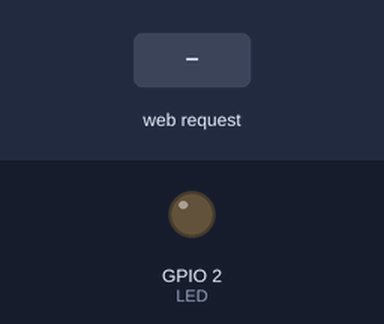
Simulated run of this sketch. Board: ESP32. Shown: output pins drawn as LEDs (lit = HIGH). Inputs (shaded band) come from the test bench. What the sketch prints to the serial monitor is not drawn.

Above: at 1.7 s.
1.8 s: HTTP request GET /on received
At 2.6 s:
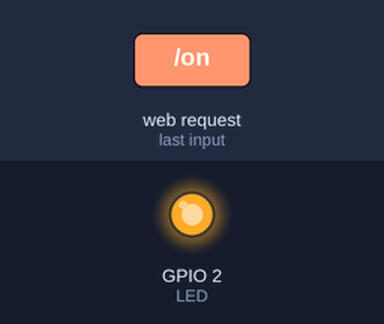
3.3 s: HTTP request GET /off received
At 3.7 s:
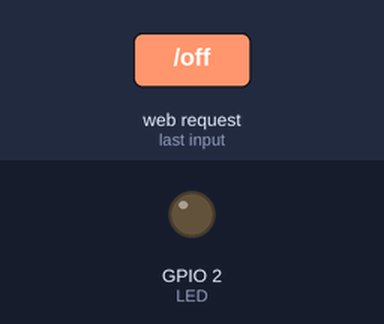
Timing chart, 0 to 6.3 s (numbered marks = the images above; inputs shaded):
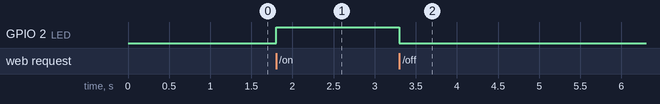

The sketch:

site_internet_avec_esp32.ino
```cpp
#include <WiFi.h>
#include <WebServer.h>

WebServer server(80);
const int LED = 2;

IPAddress local_IP(192, 168, 4, 1);
IPAddress gateway(192, 168, 4, 1);
IPAddress subnet(255, 255, 255, 0);

void handleRoot() {
  String page =
    "<!DOCTYPE html>"
    "<html lang='fr'>"
    "<head>"
      "<meta charset='UTF-8' />"
      "<meta name='viewport' content='width=device-width, initial-scale=1.0' />"
      "<title>ESP32 Control</title>"
      "<style>"
        "body { font-family: Arial; text-align: center; background:#f4f4f4; padding-top:40px; }"
        "h1 { color:#333; margin-bottom:30px; }"
        "button {"
          "background:#ff8ec7;"
          "border:none;"
          "padding:15px 40px;"
          "margin:10px;"
          "font-size:20px;"
          "border-radius:10px;"
          "cursor:pointer;"
          "color:white;"
          "font-weight:bold;"
          "box-shadow:0 4px 8px rgba(0,0,0,0.2);"
          "transition:0.2s;"
        "}"
        "button:hover { transform:scale(1.05); }"
      "</style>"
    "</head>"
    "<body>"
      "<h1>✨ Contrôle la LED ✨</h1>"
      "<button onclick=\"fetch('/on')\">Allumer</button>"
      "<button onclick=\"fetch('/off')\">Éteindre</button>"
      "<p style='margin-top:20px; color:#888;'>Hébergé directement dans l'ESP32</p>"
    "</body>"
    "</html>";

  server.send(200, "text/html", page);
}

void setup() {
  pinMode(LED, OUTPUT);
  digitalWrite(LED, LOW);

  Serial.begin(115200);

  if (!WiFi.softAPConfig(local_IP, gateway, subnet)) {
    Serial.println("AP Config Failed");
  }

  WiFi.softAP("JessiLab", "12345678");

  Serial.print("AP IP address: ");
  Serial.println(WiFi.softAPIP());

  delay(500);

  server.on("/", handleRoot);

  server.on("/on", []() {
    digitalWrite(LED, HIGH);
    server.send(200, "text/plain", "LED ON");
  });

  server.on("/off", []() {
    digitalWrite(LED, LOW);
    server.send(200, "text/plain", "LED OFF");
  });

  server.begin();
  Serial.println("HTTP server started");
}

void loop() {
  server.handleClient();
}
```

Measured:
- after the input at 1.8 s, GPIO 2 (LED): LOW → HIGH at once
- after the input at 3.3 s, GPIO 2 (LED): HIGH → LOW at once
